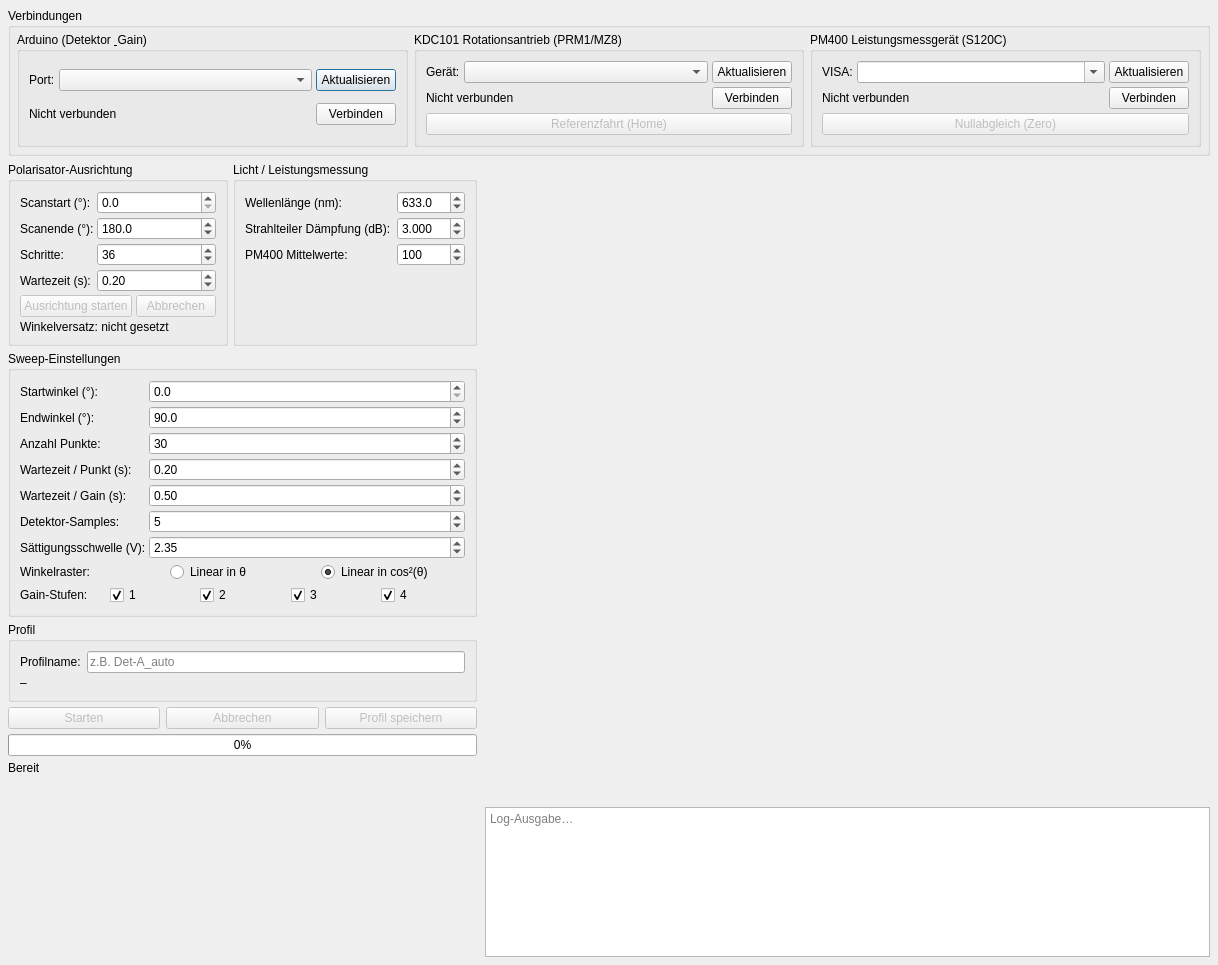
<?xml version="1.0" encoding="UTF-8"?>
<ui version="4.0">
 <class>AutoPowerCalibrationDialog</class>
 <widget class="QDialog" name="AutoPowerCalibrationDialog">
  <property name="geometry">
   <rect>
    <x>0</x>
    <y>0</y>
    <width>1218</width>
    <height>965</height>
   </rect>
  </property>
  <property name="windowTitle">
   <string>Automatische Leistungskalibrierung</string>
  </property>
  <layout class="QVBoxLayout" name="mainLayout">
   <property name="spacing">
    <number>6</number>
   </property>
   <property name="leftMargin">
    <number>8</number>
   </property>
   <property name="topMargin">
    <number>8</number>
   </property>
   <property name="rightMargin">
    <number>8</number>
   </property>
   <property name="bottomMargin">
    <number>8</number>
   </property>
   <item>
    <widget class="QGroupBox" name="gbConnections">
     <property name="title">
      <string>Verbindungen</string>
     </property>
     <layout class="QHBoxLayout" name="connectionsLayout">
      <property name="spacing">
       <number>6</number>
      </property>
      <property name="leftMargin">
       <number>6</number>
      </property>
      <property name="topMargin">
       <number>4</number>
      </property>
      <property name="rightMargin">
       <number>6</number>
      </property>
      <property name="bottomMargin">
       <number>6</number>
      </property>
      <item>
       <widget class="QGroupBox" name="gbArduino">
        <property name="title">
         <string>Arduino (Detektor &amp; Gain)</string>
        </property>
        <layout class="QGridLayout" name="arduinoGrid">
         <property name="spacing">
          <number>4</number>
         </property>
         <item row="0" column="0">
          <widget class="QLabel" name="lblArduinoPort">
           <property name="text">
            <string>Port:</string>
           </property>
          </widget>
         </item>
         <item row="0" column="1">
          <widget class="QComboBox" name="comboArduinoPort">
           <property name="sizePolicy">
            <sizepolicy hsizetype="Expanding" vsizetype="Fixed">
             <horstretch>1</horstretch>
             <verstretch>0</verstretch>
            </sizepolicy>
           </property>
          </widget>
         </item>
         <item row="0" column="2">
          <widget class="QPushButton" name="btnRefreshArduino">
           <property name="text">
            <string>Aktualisieren</string>
           </property>
          </widget>
         </item>
         <item row="1" column="0" colspan="2">
          <widget class="QLabel" name="lblArduinoStatus">
           <property name="text">
            <string>Nicht verbunden</string>
           </property>
          </widget>
         </item>
         <item row="1" column="2">
          <widget class="QPushButton" name="btnConnectArduino">
           <property name="text">
            <string>Verbinden</string>
           </property>
          </widget>
         </item>
        </layout>
       </widget>
      </item>
      <item>
       <widget class="QGroupBox" name="gbKDC">
        <property name="title">
         <string>KDC101 Rotationsantrieb (PRM1/MZ8)</string>
        </property>
        <layout class="QGridLayout" name="kdcGrid">
         <property name="spacing">
          <number>4</number>
         </property>
         <item row="0" column="0">
          <widget class="QLabel" name="lblKDCDevice">
           <property name="text">
            <string>Gerät:</string>
           </property>
          </widget>
         </item>
         <item row="0" column="1">
          <widget class="QComboBox" name="comboKDC">
           <property name="sizePolicy">
            <sizepolicy hsizetype="Expanding" vsizetype="Fixed">
             <horstretch>1</horstretch>
             <verstretch>0</verstretch>
            </sizepolicy>
           </property>
          </widget>
         </item>
         <item row="0" column="2">
          <widget class="QPushButton" name="btnRefreshKDC">
           <property name="text">
            <string>Aktualisieren</string>
           </property>
          </widget>
         </item>
         <item row="1" column="0" colspan="2">
          <widget class="QLabel" name="lblKDCStatus">
           <property name="text">
            <string>Nicht verbunden</string>
           </property>
          </widget>
         </item>
         <item row="1" column="2">
          <widget class="QPushButton" name="btnConnectKDC">
           <property name="text">
            <string>Verbinden</string>
           </property>
          </widget>
         </item>
         <item row="2" column="0" colspan="3">
          <widget class="QPushButton" name="btnHomeKDC">
           <property name="enabled">
            <bool>false</bool>
           </property>
           <property name="text">
            <string>Referenzfahrt (Home)</string>
           </property>
          </widget>
         </item>
        </layout>
       </widget>
      </item>
      <item>
       <widget class="QGroupBox" name="gbPM400">
        <property name="title">
         <string>PM400 Leistungsmessgerät (S120C)</string>
        </property>
        <layout class="QGridLayout" name="pmGrid">
         <property name="spacing">
          <number>4</number>
         </property>
         <item row="0" column="0">
          <widget class="QLabel" name="lblPMResource">
           <property name="text">
            <string>VISA:</string>
           </property>
          </widget>
         </item>
         <item row="0" column="1">
          <widget class="QComboBox" name="comboPM400">
           <property name="sizePolicy">
            <sizepolicy hsizetype="Expanding" vsizetype="Fixed">
             <horstretch>1</horstretch>
             <verstretch>0</verstretch>
            </sizepolicy>
           </property>
           <property name="editable">
            <bool>true</bool>
           </property>
          </widget>
         </item>
         <item row="0" column="2">
          <widget class="QPushButton" name="btnRefreshPM400">
           <property name="text">
            <string>Aktualisieren</string>
           </property>
          </widget>
         </item>
         <item row="1" column="0" colspan="2">
          <widget class="QLabel" name="lblPM400Status">
           <property name="text">
            <string>Nicht verbunden</string>
           </property>
          </widget>
         </item>
         <item row="1" column="2">
          <widget class="QPushButton" name="btnConnectPM400">
           <property name="text">
            <string>Verbinden</string>
           </property>
          </widget>
         </item>
         <item row="2" column="0" colspan="3">
          <widget class="QPushButton" name="btnZeroPM400">
           <property name="enabled">
            <bool>false</bool>
           </property>
           <property name="text">
            <string>Nullabgleich (Zero)</string>
           </property>
          </widget>
         </item>
        </layout>
       </widget>
      </item>
     </layout>
    </widget>
   </item>
   <item>
    <layout class="QHBoxLayout" name="workAreaLayout" stretch="0,1">
     <property name="spacing">
      <number>8</number>
     </property>
     <item>
      <layout class="QVBoxLayout" name="leftPanelLayout">
       <property name="spacing">
        <number>5</number>
       </property>
       <item>
        <layout class="QHBoxLayout" name="topControlsRow">
         <property name="spacing">
          <number>5</number>
         </property>
         <item>
          <widget class="QGroupBox" name="gbAlignment">
           <property name="title">
            <string>Polarisator-Ausrichtung</string>
           </property>
           <layout class="QVBoxLayout" name="alignLayout">
            <property name="spacing">
             <number>3</number>
            </property>
            <item>
             <layout class="QFormLayout" name="alignForm">
              <property name="verticalSpacing">
               <number>3</number>
              </property>
              <item row="0" column="0">
               <widget class="QLabel" name="lblAlignStart">
                <property name="text">
                 <string>Scanstart (°):</string>
                </property>
               </widget>
              </item>
              <item row="0" column="1">
               <widget class="QDoubleSpinBox" name="spinAlignStart">
                <property name="sizePolicy">
                 <sizepolicy hsizetype="Expanding" vsizetype="Fixed">
                  <horstretch>0</horstretch>
                  <verstretch>0</verstretch>
                 </sizepolicy>
                </property>
                <property name="toolTip">
                 <string>Startwinkel des Ausrichtungsscans (physikalische Stufenposition)</string>
                </property>
                <property name="decimals">
                 <number>1</number>
                </property>
                <property name="minimum">
                 <double>0.000000000000000</double>
                </property>
                <property name="maximum">
                 <double>360.000000000000000</double>
                </property>
                <property name="value">
                 <double>0.000000000000000</double>
                </property>
               </widget>
              </item>
              <item row="1" column="0">
               <widget class="QLabel" name="lblAlignEnd">
                <property name="text">
                 <string>Scanende (°):</string>
                </property>
               </widget>
              </item>
              <item row="1" column="1">
               <widget class="QDoubleSpinBox" name="spinAlignEnd">
                <property name="sizePolicy">
                 <sizepolicy hsizetype="Expanding" vsizetype="Fixed">
                  <horstretch>0</horstretch>
                  <verstretch>0</verstretch>
                 </sizepolicy>
                </property>
                <property name="toolTip">
                 <string>Endwinkel des Ausrichtungsscans. 180° deckt eine volle cos²-Periode ab.</string>
                </property>
                <property name="decimals">
                 <number>1</number>
                </property>
                <property name="minimum">
                 <double>0.000000000000000</double>
                </property>
                <property name="maximum">
                 <double>360.000000000000000</double>
                </property>
                <property name="value">
                 <double>180.000000000000000</double>
                </property>
               </widget>
              </item>
              <item row="2" column="0">
               <widget class="QLabel" name="lblAlignNPoints">
                <property name="text">
                 <string>Schritte:</string>
                </property>
               </widget>
              </item>
              <item row="2" column="1">
               <widget class="QSpinBox" name="spinAlignNPoints">
                <property name="sizePolicy">
                 <sizepolicy hsizetype="Expanding" vsizetype="Fixed">
                  <horstretch>0</horstretch>
                  <verstretch>0</verstretch>
                 </sizepolicy>
                </property>
                <property name="toolTip">
                 <string>Anzahl Messpunkte im Ausrichtungsscan (empfohlen: ≥36 für 5°-Auflösung über 180°)</string>
                </property>
                <property name="minimum">
                 <number>3</number>
                </property>
                <property name="maximum">
                 <number>360</number>
                </property>
                <property name="value">
                 <number>36</number>
                </property>
               </widget>
              </item>
              <item row="3" column="0">
               <widget class="QLabel" name="lblAlignSettle">
                <property name="text">
                 <string>Wartezeit (s):</string>
                </property>
               </widget>
              </item>
              <item row="3" column="1">
               <widget class="QDoubleSpinBox" name="spinAlignSettle">
                <property name="sizePolicy">
                 <sizepolicy hsizetype="Expanding" vsizetype="Fixed">
                  <horstretch>0</horstretch>
                  <verstretch>0</verstretch>
                 </sizepolicy>
                </property>
                <property name="decimals">
                 <number>2</number>
                </property>
                <property name="minimum">
                 <double>0.000000000000000</double>
                </property>
                <property name="maximum">
                 <double>10.000000000000000</double>
                </property>
                <property name="singleStep">
                 <double>0.050000000000000</double>
                </property>
                <property name="value">
                 <double>0.200000000000000</double>
                </property>
               </widget>
              </item>
             </layout>
            </item>
            <item>
             <layout class="QHBoxLayout" name="alignButtonLayout">
              <property name="spacing">
               <number>4</number>
              </property>
              <item>
               <widget class="QPushButton" name="btnAlignPolariser">
                <property name="enabled">
                 <bool>false</bool>
                </property>
                <property name="text">
                 <string>Ausrichtung starten</string>
                </property>
               </widget>
              </item>
              <item>
               <widget class="QPushButton" name="btnAbortAlign">
                <property name="enabled">
                 <bool>false</bool>
                </property>
                <property name="text">
                 <string>Abbrechen</string>
                </property>
               </widget>
              </item>
             </layout>
            </item>
            <item>
             <widget class="QLabel" name="lblAngleOffset">
              <property name="text">
               <string>Winkelversatz: nicht gesetzt</string>
              </property>
              <property name="wordWrap">
               <bool>true</bool>
              </property>
             </widget>
            </item>
           </layout>
          </widget>
         </item>
         <item>
          <widget class="QGroupBox" name="gbBeam">
           <property name="title">
            <string>Licht / Leistungsmessung</string>
           </property>
           <layout class="QFormLayout" name="beamForm">
            <property name="verticalSpacing">
             <number>3</number>
            </property>
            <item row="0" column="0">
             <widget class="QLabel" name="lblWavelength">
              <property name="text">
               <string>Wellenlänge (nm):</string>
              </property>
             </widget>
            </item>
            <item row="0" column="1">
             <widget class="QDoubleSpinBox" name="spinWavelength">
              <property name="sizePolicy">
               <sizepolicy hsizetype="Expanding" vsizetype="Fixed">
                <horstretch>0</horstretch>
                <verstretch>0</verstretch>
               </sizepolicy>
              </property>
              <property name="decimals">
               <number>1</number>
              </property>
              <property name="minimum">
               <double>200.000000000000000</double>
              </property>
              <property name="maximum">
               <double>1100.000000000000000</double>
              </property>
              <property name="value">
               <double>633.000000000000000</double>
              </property>
             </widget>
            </item>
            <item row="1" column="0">
             <widget class="QLabel" name="lblAttenuation">
              <property name="text">
               <string>Strahlteiler Dämpfung (dB):</string>
              </property>
             </widget>
            </item>
            <item row="1" column="1">
             <widget class="QDoubleSpinBox" name="spinAttenuation">
              <property name="sizePolicy">
               <sizepolicy hsizetype="Expanding" vsizetype="Fixed">
                <horstretch>0</horstretch>
                <verstretch>0</verstretch>
               </sizepolicy>
              </property>
              <property name="toolTip">
               <string>Dämpfung des Strahlteilers in dB. Wird direkt an das PM400 übergeben.</string>
              </property>
              <property name="decimals">
               <number>3</number>
              </property>
              <property name="minimum">
               <double>-60.000000000000000</double>
              </property>
              <property name="maximum">
               <double>90.000000000000000</double>
              </property>
              <property name="singleStep">
               <double>0.100000000000000</double>
              </property>
              <property name="value">
               <double>3.000000000000000</double>
              </property>
             </widget>
            </item>
            <item row="2" column="0">
             <widget class="QLabel" name="lblPmAveraging">
              <property name="text">
               <string>PM400 Mittelwerte:</string>
              </property>
             </widget>
            </item>
            <item row="2" column="1">
             <widget class="QSpinBox" name="spinPmAveraging">
              <property name="sizePolicy">
               <sizepolicy hsizetype="Expanding" vsizetype="Fixed">
                <horstretch>0</horstretch>
                <verstretch>0</verstretch>
               </sizepolicy>
              </property>
              <property name="minimum">
               <number>1</number>
              </property>
              <property name="maximum">
               <number>300000</number>
              </property>
              <property name="value">
               <number>100</number>
              </property>
             </widget>
            </item>
           </layout>
          </widget>
         </item>
        </layout>
       </item>
       <item>
        <widget class="QGroupBox" name="gbSweep">
         <property name="title">
          <string>Sweep-Einstellungen</string>
         </property>
         <layout class="QVBoxLayout" name="sweepLayout">
          <property name="spacing">
           <number>3</number>
          </property>
          <item>
           <layout class="QFormLayout" name="sweepForm">
            <property name="verticalSpacing">
             <number>3</number>
            </property>
            <item row="0" column="0">
             <widget class="QLabel" name="lblAngleStart">
              <property name="text">
               <string>Startwinkel (°):</string>
              </property>
             </widget>
            </item>
            <item row="0" column="1">
             <widget class="QDoubleSpinBox" name="spinAngleStart">
              <property name="sizePolicy">
               <sizepolicy hsizetype="Expanding" vsizetype="Fixed">
                <horstretch>0</horstretch>
                <verstretch>0</verstretch>
               </sizepolicy>
              </property>
              <property name="decimals">
               <number>1</number>
              </property>
              <property name="minimum">
               <double>0.000000000000000</double>
              </property>
              <property name="maximum">
               <double>360.000000000000000</double>
              </property>
              <property name="value">
               <double>0.000000000000000</double>
              </property>
             </widget>
            </item>
            <item row="1" column="0">
             <widget class="QLabel" name="lblAngleEnd">
              <property name="text">
               <string>Endwinkel (°):</string>
              </property>
             </widget>
            </item>
            <item row="1" column="1">
             <widget class="QDoubleSpinBox" name="spinAngleEnd">
              <property name="sizePolicy">
               <sizepolicy hsizetype="Expanding" vsizetype="Fixed">
                <horstretch>0</horstretch>
                <verstretch>0</verstretch>
               </sizepolicy>
              </property>
              <property name="decimals">
               <number>1</number>
              </property>
              <property name="minimum">
               <double>0.000000000000000</double>
              </property>
              <property name="maximum">
               <double>360.000000000000000</double>
              </property>
              <property name="value">
               <double>90.000000000000000</double>
              </property>
             </widget>
            </item>
            <item row="2" column="0">
             <widget class="QLabel" name="lblNPoints">
              <property name="text">
               <string>Anzahl Punkte:</string>
              </property>
             </widget>
            </item>
            <item row="2" column="1">
             <widget class="QSpinBox" name="spinNPoints">
              <property name="sizePolicy">
               <sizepolicy hsizetype="Expanding" vsizetype="Fixed">
                <horstretch>0</horstretch>
                <verstretch>0</verstretch>
               </sizepolicy>
              </property>
              <property name="minimum">
               <number>3</number>
              </property>
              <property name="maximum">
               <number>200</number>
              </property>
              <property name="value">
               <number>30</number>
              </property>
             </widget>
            </item>
            <item row="3" column="0">
             <widget class="QLabel" name="lblPointSettle">
              <property name="text">
               <string>Wartezeit / Punkt (s):</string>
              </property>
             </widget>
            </item>
            <item row="3" column="1">
             <widget class="QDoubleSpinBox" name="spinPointSettle">
              <property name="sizePolicy">
               <sizepolicy hsizetype="Expanding" vsizetype="Fixed">
                <horstretch>0</horstretch>
                <verstretch>0</verstretch>
               </sizepolicy>
              </property>
              <property name="decimals">
               <number>2</number>
              </property>
              <property name="minimum">
               <double>0.000000000000000</double>
              </property>
              <property name="maximum">
               <double>30.000000000000000</double>
              </property>
              <property name="singleStep">
               <double>0.050000000000000</double>
              </property>
              <property name="value">
               <double>0.200000000000000</double>
              </property>
             </widget>
            </item>
            <item row="4" column="0">
             <widget class="QLabel" name="lblGainSettle">
              <property name="text">
               <string>Wartezeit / Gain (s):</string>
              </property>
             </widget>
            </item>
            <item row="4" column="1">
             <widget class="QDoubleSpinBox" name="spinGainSettle">
              <property name="sizePolicy">
               <sizepolicy hsizetype="Expanding" vsizetype="Fixed">
                <horstretch>0</horstretch>
                <verstretch>0</verstretch>
               </sizepolicy>
              </property>
              <property name="decimals">
               <number>2</number>
              </property>
              <property name="minimum">
               <double>0.000000000000000</double>
              </property>
              <property name="maximum">
               <double>10.000000000000000</double>
              </property>
              <property name="singleStep">
               <double>0.100000000000000</double>
              </property>
              <property name="value">
               <double>0.500000000000000</double>
              </property>
             </widget>
            </item>
            <item row="5" column="0">
             <widget class="QLabel" name="lblDetectorSamples">
              <property name="text">
               <string>Detektor-Samples:</string>
              </property>
             </widget>
            </item>
            <item row="5" column="1">
             <widget class="QSpinBox" name="spinDetectorSamples">
              <property name="sizePolicy">
               <sizepolicy hsizetype="Expanding" vsizetype="Fixed">
                <horstretch>0</horstretch>
                <verstretch>0</verstretch>
               </sizepolicy>
              </property>
              <property name="minimum">
               <number>1</number>
              </property>
              <property name="maximum">
               <number>100</number>
              </property>
              <property name="value">
               <number>5</number>
              </property>
             </widget>
            </item>
            <item row="6" column="0">
             <widget class="QLabel" name="lblSaturationThreshold">
              <property name="text">
               <string>Sättigungsschwelle (V):</string>
              </property>
             </widget>
            </item>
            <item row="6" column="1">
             <widget class="QDoubleSpinBox" name="spinSaturationThreshold">
              <property name="sizePolicy">
               <sizepolicy hsizetype="Expanding" vsizetype="Fixed">
                <horstretch>0</horstretch>
                <verstretch>0</verstretch>
               </sizepolicy>
              </property>
              <property name="toolTip">
               <string>ADC-Spannung ab der ein Messpunkt als gesättigt gilt und nicht aufgezeichnet wird. Typisch ~2.35 V (ADS1220 Vollaussteuerung ≈2.4 V).</string>
              </property>
              <property name="decimals">
               <number>2</number>
              </property>
              <property name="minimum">
               <double>1.000000000000000</double>
              </property>
              <property name="maximum">
               <double>3.300000000000000</double>
              </property>
              <property name="singleStep">
               <double>0.050000000000000</double>
              </property>
              <property name="value">
               <double>2.350000000000000</double>
              </property>
             </widget>
            </item>
           </layout>
          </item>
          <item>
           <layout class="QHBoxLayout" name="gridModeLayout">
            <property name="spacing">
             <number>6</number>
            </property>
            <item>
             <widget class="QLabel" name="lblGridMode">
              <property name="text">
               <string>Winkelraster:</string>
              </property>
             </widget>
            </item>
            <item>
             <widget class="QRadioButton" name="radioLinearAngle">
              <property name="text">
               <string>Linear in θ</string>
              </property>
             </widget>
            </item>
            <item>
             <widget class="QRadioButton" name="radioLinearCos2">
              <property name="text">
               <string>Linear in cos²(θ)</string>
              </property>
              <property name="checked">
               <bool>true</bool>
              </property>
             </widget>
            </item>
           </layout>
          </item>
          <item>
           <layout class="QHBoxLayout" name="gainCheckboxLayout">
            <property name="spacing">
             <number>6</number>
            </property>
            <item>
             <widget class="QLabel" name="lblGains">
              <property name="text">
               <string>Gain-Stufen:</string>
              </property>
             </widget>
            </item>
            <item>
             <widget class="QCheckBox" name="chkGain1">
              <property name="text">
               <string>1</string>
              </property>
              <property name="checked">
               <bool>true</bool>
              </property>
             </widget>
            </item>
            <item>
             <widget class="QCheckBox" name="chkGain2">
              <property name="text">
               <string>2</string>
              </property>
              <property name="checked">
               <bool>true</bool>
              </property>
             </widget>
            </item>
            <item>
             <widget class="QCheckBox" name="chkGain3">
              <property name="text">
               <string>3</string>
              </property>
              <property name="checked">
               <bool>true</bool>
              </property>
             </widget>
            </item>
            <item>
             <widget class="QCheckBox" name="chkGain4">
              <property name="text">
               <string>4</string>
              </property>
              <property name="checked">
               <bool>true</bool>
              </property>
             </widget>
            </item>
           </layout>
          </item>
         </layout>
        </widget>
       </item>
       <item>
        <widget class="QGroupBox" name="gbProfile">
         <property name="title">
          <string>Profil</string>
         </property>
         <layout class="QFormLayout" name="profileForm">
          <property name="verticalSpacing">
           <number>3</number>
          </property>
          <item row="0" column="0">
           <widget class="QLabel" name="lblProfileName">
            <property name="text">
             <string>Profilname:</string>
            </property>
           </widget>
          </item>
          <item row="0" column="1">
           <widget class="QLineEdit" name="lineProfileName">
            <property name="sizePolicy">
             <sizepolicy hsizetype="Expanding" vsizetype="Fixed">
              <horstretch>0</horstretch>
              <verstretch>0</verstretch>
             </sizepolicy>
            </property>
            <property name="placeholderText">
             <string>z.B. Det-A_auto</string>
            </property>
           </widget>
          </item>
          <item row="1" column="0" colspan="2">
           <widget class="QLabel" name="lblOutputPath">
            <property name="text">
             <string>–</string>
            </property>
            <property name="wordWrap">
             <bool>true</bool>
            </property>
           </widget>
          </item>
         </layout>
        </widget>
       </item>
       <item>
        <layout class="QHBoxLayout" name="controlLayout">
         <property name="spacing">
          <number>6</number>
         </property>
         <item>
          <widget class="QPushButton" name="btnStart">
           <property name="enabled">
            <bool>false</bool>
           </property>
           <property name="text">
            <string>Starten</string>
           </property>
          </widget>
         </item>
         <item>
          <widget class="QPushButton" name="btnAbort">
           <property name="enabled">
            <bool>false</bool>
           </property>
           <property name="text">
            <string>Abbrechen</string>
           </property>
          </widget>
         </item>
         <item>
          <widget class="QPushButton" name="btnSave">
           <property name="enabled">
            <bool>false</bool>
           </property>
           <property name="text">
            <string>Profil speichern</string>
           </property>
          </widget>
         </item>
        </layout>
       </item>
       <item>
        <widget class="QProgressBar" name="progressBar">
         <property name="value">
          <number>0</number>
         </property>
         <property name="textVisible">
          <bool>true</bool>
         </property>
        </widget>
       </item>
       <item>
        <widget class="QLabel" name="lblPhase">
         <property name="text">
          <string>Bereit</string>
         </property>
        </widget>
       </item>
       <item>
        <spacer name="leftSpacer">
         <property name="orientation">
          <enum>Qt::Orientation::Vertical</enum>
         </property>
         <property name="sizeHint" stdset="0">
          <size>
           <width>20</width>
           <height>5</height>
          </size>
         </property>
        </spacer>
       </item>
      </layout>
     </item>
     <item>
      <layout class="QVBoxLayout" name="rightPanelLayout">
       <property name="spacing">
        <number>5</number>
       </property>
       <item>
        <widget class="MultiGainCalibrationPlot" name="plotWidget" native="true">
         <property name="sizePolicy">
          <sizepolicy hsizetype="Expanding" vsizetype="Expanding">
           <horstretch>0</horstretch>
           <verstretch>3</verstretch>
          </sizepolicy>
         </property>
         <property name="minimumSize">
          <size>
           <width>380</width>
           <height>250</height>
          </size>
         </property>
        </widget>
       </item>
       <item>
        <widget class="QPlainTextEdit" name="plainTextLog">
         <property name="sizePolicy">
          <sizepolicy hsizetype="Expanding" vsizetype="Preferred">
           <horstretch>0</horstretch>
           <verstretch>1</verstretch>
          </sizepolicy>
         </property>
         <property name="maximumSize">
          <size>
           <width>16777215</width>
           <height>150</height>
          </size>
         </property>
         <property name="readOnly">
          <bool>true</bool>
         </property>
         <property name="placeholderText">
          <string>Log-Ausgabe…</string>
         </property>
        </widget>
       </item>
      </layout>
     </item>
    </layout>
   </item>
  </layout>
 </widget>
 <customwidgets>
  <customwidget>
   <class>MultiGainCalibrationPlot</class>
   <extends>QWidget</extends>
   <header>polarisation_ui.ui.widgets.multi_gain_calibration_plot</header>
  </customwidget>
 </customwidgets>
 <resources/>
 <connections/>
</ui>
